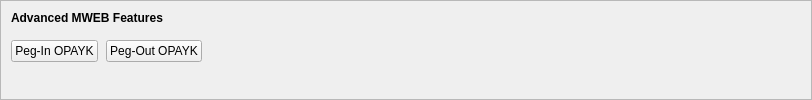
    <widget class="QFrame" name="frameMWEBFeatures">
     <property name="sizePolicy">
      <sizepolicy hsizetype="Expanding" vsizetype="Expanding">
       <horstretch>0</horstretch>
       <verstretch>0</verstretch>
      </sizepolicy>
     </property>
     <property name="maximumSize">
      <size>
       <width>16777215</width>
       <height>16777215</height>
      </size>
     </property>
     <property name="frameShape">
      <enum>QFrame::StyledPanel</enum>
     </property>
     <property name="frameShadow">
      <enum>QFrame::Sunken</enum>
     </property>
     <layout class="QVBoxLayout" name="verticalLayoutMWEBFeatures2">
      <property name="spacing">
       <number>0</number>
      </property>
      <property name="leftMargin">
       <number>0</number>
      </property>
      <property name="topMargin">
       <number>0</number>
      </property>
      <property name="rightMargin">
       <number>0</number>
      </property>
      <property name="bottomMargin">
       <number>6</number>
      </property>
      <item>
       <layout class="QVBoxLayout" name="verticalLayoutMWEBFeatures" stretch="0,0,1">
        <property name="spacing">
         <number>0</number>
        </property>
        <property name="leftMargin">
         <number>10</number>
        </property>
        <property name="topMargin">
         <number>10</number>
        </property>
        <item>
         <layout class="QHBoxLayout" name="horizontalLayoutMWEBFeatures1">
          <property name="bottomMargin">
           <number>15</number>
          </property>
          <item>
           <widget class="QLabel" name="labelMWEBFeatures">
            <property name="sizePolicy">
             <sizepolicy hsizetype="Preferred" vsizetype="Maximum">
              <horstretch>0</horstretch>
              <verstretch>0</verstretch>
             </sizepolicy>
            </property>
            <property name="font">
             <font>
              <weight>75</weight>
              <bold>true</bold>
             </font>
            </property>
            <property name="styleSheet">
             <string notr="true">font-weight:bold;</string>
            </property>
            <property name="text">
             <string>Advanced MWEB Features</string>
            </property>
           </widget>
          </item>
         </layout>
        </item>
        <item>
         <layout class="QHBoxLayout" name="horizontalLayoutMWEBFeatures2" stretch="0,0,0">
          <property name="spacing">
           <number>8</number>
          </property>
          <property name="bottomMargin">
           <number>10</number>
          </property>
          <item>
           <widget class="QPushButton" name="pushButtonMWEBPegIn">
            <property name="styleSheet">
             <string notr="true"/>
            </property>
            <property name="text">
             <string>Peg-In OPAYK</string>
            </property>
            <property name="checkable">
             <bool>true</bool>
            </property>
            <property name="autoDefault">
             <bool>false</bool>
            </property>
           </widget>
          </item>
          <item>
           <widget class="QPushButton" name="pushButtonMWEBPegOut">
            <property name="styleSheet">
             <string notr="true"/>
            </property>
            <property name="text">
             <string>Peg-Out OPAYK</string>
            </property>
            <property name="checkable">
             <bool>true</bool>
            </property>
            <property name="autoDefault">
             <bool>false</bool>
            </property>
           </widget>
          </item>
          <item>
           <spacer name="horizontalSpacerMWEBFeatures">
            <property name="orientation">
             <enum>Qt::Horizontal</enum>
            </property>
            <property name="sizeHint" stdset="0">
             <size>
              <width>40</width>
              <height>1</height>
             </size>
            </property>
           </spacer>
          </item>
         </layout>
        </item>
        <item>
         <spacer name="verticalSpacerMWEBFeatures">
          <property name="orientation">
           <enum>Qt::Vertical</enum>
          </property>
          <property name="sizeHint" stdset="0">
           <size>
            <width>800</width>
            <height>1</height>
           </size>
          </property>
         </spacer>
        </item>
       </layout>
      </item>
     </layout>
    </widget>
